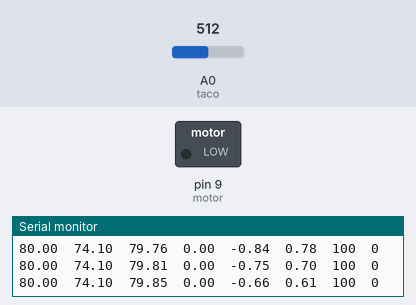
Simulated run of this sketch. Board: Arduino Uno, built with avr-gcc and run on an emulated ATmega328P. Parts: switched loads named in the sketch (green lamp = pin HIGH), the last lines printed to the serial monitor. The test bench sets the inputs (shaded band); at power-on: A0 (taco) = 512.

Above: at 1.2 s.
1.3 s: A0 (taco) set to 485
At 1.47 s:
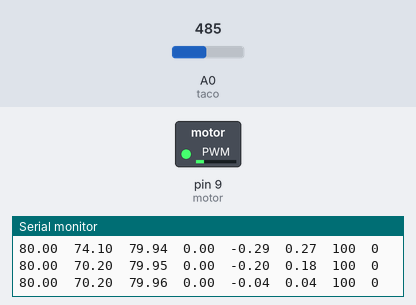
At 2.5 s:
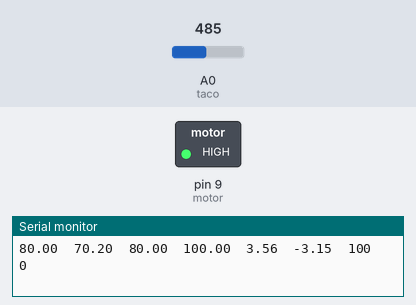
4.3 s: A0 (taco) set to 511
Timing chart, 0 to 7.3 s (numbered marks = the images above; inputs shaded):
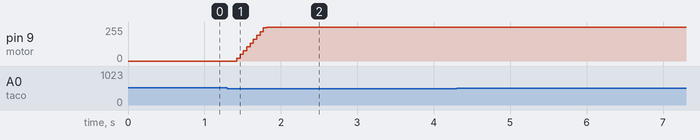

The sketch:

MRAC.ino
```cpp
// Teste 1 de implementação no MRAC no modulo tacogerador
// tomando como base um modelo de primeira ordem com grau 1
// se baseando no exercício da sessao 4.5.1 do livro do Tambara
// Feito para MRAC para modelo de primeira ordem com 1 grau relativo


// FALTA:
// DESCOBRIR O MENOR PERIODO DE AMOSTRAGEM POSSIVEL;
// CRIAR UMA RAMPA DE SP MELHOR;
// TESTAR TAXAS AINDA MENORES;
// TESTAR MALHAS LENTAS E RAPIDAS;
// TENTAR DESCOBRIR OS LIMITES DE U


// Discretizaçao por Euler (s -> z)
// Y(s)/U(s) = K/(tau*s + a)        // a costuma ser 1
// tau*s*Y(s) + Y(s)*a = K*U(s)*a   // lembrando q "s" é primeira derivada
// tau*dy/dt = -y*a + K*u*a         // e sabendo q dy/dt = [y(k+1) - y(k)]/Ts
// [y(k+1) - y(k)]/Ts = (-a * y(k))/tau + (K*u(k)*a)/tau
// y(k+1) - y(k) = ((-a * y(k))/tau + (K*u(k)*a)/tau)*Ts
// y(k+1) = y(k) + ((-a * y(k))/tau + (K*u(k)*a)/tau)*Ts
        // passando para o tempo discreto (z)
// z*Y(z) = Y(z) + ((-a * Y(z))/tau + (K*U(z)*a)/tau)*Ts
// z*Y(z) = Y(z) + (-a*Y(z)*Ts)/tau + (K*a*U(z)*Ts)/tau
// z*Y(z) - Y(z) + (a*Ts/tau) * Y(z) = (K*a*Ts/tau) * U(z)
// Y(z) * (z - 1 + a*Ts/tau) = (K*a*Ts/tau) * U(z)
// Y(z)/U(z) = (K*a*Ts/tau) / (z + (- 1 + a*Ts/tau))


// A BIBLIOTECA PRECISARÁ DE 7 ENTRADAS
// mrac.run(numM_s, denM_s[0], denM_s[1], adapt, SP, motor, taco)
// numM_s: numerador da TF do modelo no plano de Laplace (s), tbm conhecido por K
// denM_s[0]: constante que acompanha "s", tbm conhecido por tau
// denM_S[1]: constante "a" no primeiro grau da funçao
// adapt: taxa de adaptaçao do codigo (maior = mais agressivo)
// motor: porta PWM utilizada para chaveamento do motor
// taco: porta analog utilizada para leitura da tensao no tacogerador

// PENSAR EM COMO MUDAR APENAS UMA VARIAVEL PARA NAO TER Q DEFINIR TUDO O TEMPO TODO
// POR EXEMPLO SERIAL. QUE SO RECEBE O BAUDRATE UMA VEZ, DPS É APENAS OUTRAS FUNÇOES


// Portas fisicas com o módulo
#define motor 9  // motor é controlado pela porta PWM 9
#define taco A0  // tacogerador é lido pela porta analogica A0

// Modelo de referencia e coeficiente do modelo (s)
float numM_s;
float denM_s[2];
float am;

// Modelo de referencia e coeficientes do modelo (z)
float numM_z;
float denM_z[2];
float bmz;
float amz;

// Filtro (s)
float numF_s;
float denF_s[2];

// Filtro e coeficientes (z)
float numF_z;
float denF_z[2];
float beta;
float alfa;

// Referencia, saida real e do modelo atual e antigo
float r;
float r_1 = 0;
float y;
float y_1 = 0;
float ym;
float ym_1 = 0;

// Erro atual e antigo
float erro;
float erro_1 = 0;

// Ponderaçao do controlador atual e antigo, e sinal de controle
float theta1;
float theta1_1 = 0;
float theta2;
float theta2_1 = 0;
float u;

// Referencia e saída filtrados atual e antigo
float filtroR;
float filtroR_1 = 0;
float filtroY;
float filtroY_1 = 0;

// Período de amostragem e taxa de adaptação
float period;
float adapt;

// Aux para tempo de amostragem
long tempo_inicial;

// Aux do grafico
int teto = 100;
int chao = 0;


void setup() {
  Serial.begin(9600);
  pinMode(motor, OUTPUT);

  // Modelo da planta (s) e Discretização da planta (z)
  // nao é necessário informar, afinal de contas "o controlador que se vire"

  // Modelo de referencia (s)
  // M(s) = K * a/(s+a)
  numM_s = 1;     // K
  denM_s[0] = 1;  // ganho de s
  denM_s[1] = 20;  // a
  // M_s = tf(numM_s, denM_s);
  am = denM_s[1];  // Coeficiente pelo denominador do modelo

  // Discretização do modelo de referencia (z)
  period = 0.01;  // Período de amostragem (em segundos)
  // M(z) = (K*a*Ts/tau) / (z + (- 1 + a*Ts/tau))
  numM_z = numM_s * denM_s[1] * period / denM_s[0];
  denM_z[0] = 1;  // z
  denM_z[1] = -1 + denM_s[1] * period / denM_s[0];
  // M_z = tf(numM_z,  denM_z, period);
  bmz = numM_z;     // Coeficiente do numerador
  amz = denM_z[1];  // Coeficiente do denominador

  // Projeto do MRAC
  adapt = 0.00001;  // Taxa de adaptaçao

  // Filtro digital (s) para obtenção do filtroR e filtroY
  // filtroR(s) = F(s) * r(s) , ou seja, filtroR é a referencia filtrada
  // filtroY(s) = F(s) * y(s) , ou seja, filtroY é a saida filtrada
  // F(s) = am/(s + am) , ou seja, o filtro é dependente do modelo
  numF_s = am;
  denF_s[0] = 1;
  denF_s[1] = am;
  // G_filtro_s = tf(numF_s, denF_S);

  // Discretizando o filtro digital (z)
  numF_z = numF_s * denF_s[1] * period / denF_s[0];
  denF_z[0] = 1;  // z
  denF_z[1] = -1 + denF_s[1] * period / denF_s[0];
  beta = numF_z;
  alfa = denF_z[1];
  // F(z) = beta/(z + alfa)
}


void loop() {
  // Controlador MRAC de fato rodando
  // r será a referencia atual, e r_1 será a anterior
  // a mesma regra vale para todas as variaveis
  tempo_inicial = millis();

  r = 800 + 500 * (int((millis() / 5000) % 2) == 1);
  // r = 0 + 100 *
  r = max(min(r, 1000), 0);
  ym = -amz * ym_1 + bmz * r_1;
  ym = max(min(ym, 1000), 0);

  y = analogRead(taco) * 1.4826;
  // ganho para compensar o perca de tensao da entrada do motor à saida do taco
  // sem ganho a leitura fica proxima de 690
  // o ganho faz a media se tornar o novo valor maximo
  y = max(min(y, 1023), 0); // limita a leitura de 0 a 1023
  y = map(y, 0, 1023, 0, 1000); // converte a leitura para os calculos (TALVEZ SEJA RETIRADO)
  // y = 0 -> 0% de velocidade do motor
  // y = 1000 -> 100,0% de velocidade do motor

  theta1 = theta1_1 - period * adapt * filtroR_1 * erro_1;
  theta2 = theta2_1 + period * adapt * filtroY_1 * erro_1;

  u = theta1 * r - theta2 * y;
  // u = 0 -> 0,0% de velocidade do motor
  // u = 255 -> 100% de velocidade do motor
  u = max(min(u, 2000), 0);  // Saturaçao do sinal de controle
  u = map(u, 0, 2000, 0, 255);
  analogWrite(motor, u);
  erro = y - ym;

  // Saída dos filtros
  filtroR = -alfa * filtroR_1 + beta * r_1;
  filtroY = -alfa * filtroY_1 + beta * y_1;

  // Salvando valores atuais como antigos
  ym_1 = ym;
  r_1 = r;
  y_1 = y;
  theta1_1 = theta1;
  theta2_1 = theta2;
  erro_1 = erro;
  filtroR_1 = filtroR;
  filtroY_1 = filtroY;

  // Serial Monitor
  /*
  Serial.println("___________________________");
  Serial.print("SP: ");
  Serial.println(r);
  Serial.print("U: ");
  Serial.println(u);
  Serial.print("Y: ");
  Serial.println(y);
  Serial.print("Ym: ");
  Serial.println(ym);
  Serial.println();

  Serial.print("Theta 1: ");
  Serial.println(theta1);
  Serial.print("Theta 2: ");
  Serial.println(theta2);
  Serial.print("Filtro R: ");
  Serial.println(filtroR);
  Serial.print("Filtro Y: ");
  Serial.println(filtroY);
  Serial.print("Alfa: ");
  Serial.println(alfa);
  Serial.print("Beta: ");
  Serial.println(beta);
  */

  // Serial Plotter

  //Serial.print("SP"); // Value 1
  Serial.print(r / 10);
  Serial.print("\t");
  //Serial.print("Y"); // Value 2
  Serial.print(y / 10);
  Serial.print("\t");
  //Serial.print("Ym"); // Value 3
  Serial.print(ym / 10);
  Serial.print("\t");
  //Serial.print("u"); // Value 4
  Serial.print(u/2.55);
  Serial.print("\t");

  //Serial.print("Theta 1"); // Value 5
  Serial.print(theta1);
  Serial.print("\t");
  //Serial.print("Theta 2"); // Value 6
  Serial.print(theta2);
  Serial.print("\t");


  Serial.print(teto);  // Value 7
  Serial.print("\t");
  Serial.println(chao);  // Value 8

  // delay variavel para analisar no intervalo definido (period / Ts)
  while (millis() - tempo_inicial <= period * 1) {}
}
```

Measured:
- the behaviour switches between 501 and 500 on A0 (taco) (found by bisection; images 0 and 1)
